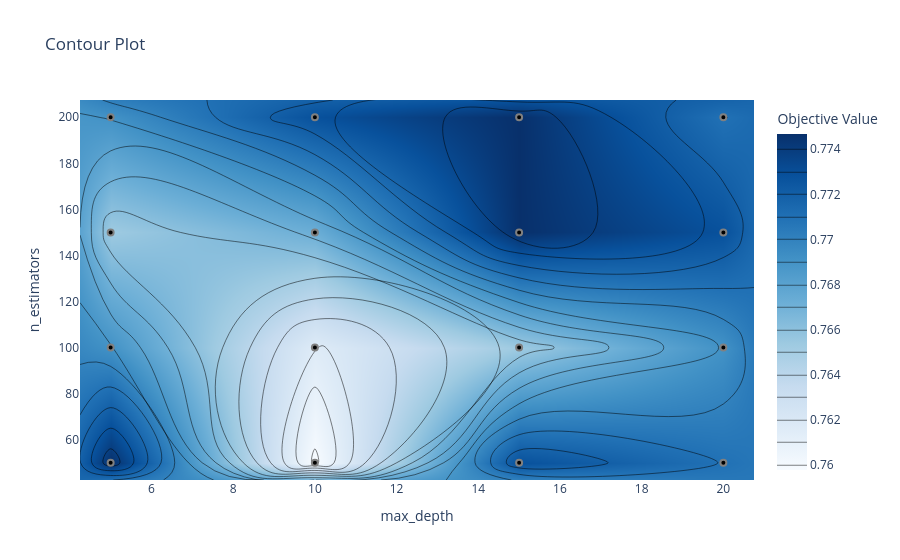

Notebook cell for this chart:
### Code cell
# 4. Contour Plot
plot_contour(study).show()

### Figure 1 — Plotly figure (JSON) as saved in the notebook; plotly's stock layout.template omitted (floating-point values rounded to 4 significant figures)
{"data": [{"colorbar": {"title": {"text": "Objective Value"}}, "colorscale": [[0, "rgb(247,251,255)"], [0.125, "rgb(222,235,247)"], [0.25, "rgb(198,219,239)"], [0.375, "rgb(158,202,225)"], [0.5, "rgb(107,174,214)"], [0.625, "rgb(66,146,198)"], [0.75, "rgb(33,113,181)"], [0.875, "rgb(8,81,156)"], [1, "rgb(8,48,107)"]], "connectgaps": true, "contours": {"coloring": "heatmap"}, "hoverinfo": "none", "line": {"smoothing": 1.3}, "reversescale": false, "type": "contour", "x": [4.25, 5, 10, 15, 20, 20.75], "y": [42.5, 50, 100, 150, 200, 207.5], "z": [[NaN, NaN, NaN, NaN, NaN, NaN], [NaN, 0.7747, 0.7598, 0.7728, 0.7709, NaN], [NaN, 0.7691, 0.7616, 0.7654, 0.7691, NaN], [NaN, 0.7654, 0.7672, 0.7747, 0.7728, NaN], [NaN, 0.7691, 0.7728, 0.7747, 0.7709, NaN], [NaN, NaN, NaN, NaN, NaN, NaN]]}, {"marker": {"color": "black", "line": {"color": "Gray", "width": 2}}, "mode": "markers", "name": "Feasible Trial", "showlegend": false, "type": "scatter", "x": [5, 10, 15, 15, 20, 10, 5, 20, 15, 10, 20, 15, 5, 5, 10, 20], "y": [100, 150, 50, 100, 100, 50, 150, 150, 150, 200, 200, 200, 200, 50, 100, 50]}, {"marker": {"color": "#cccccc", "line": {"color": "Gray", "width": 2}}, "mode": "markers", "name": "Infeasible Trial", "showlegend": false, "type": "scatter", "x": [], "y": []}], "layout": {"title": {"text": "Contour Plot"}, "xaxis": {"range": [4.25, 20.75], "title": {"text": "max_depth"}}, "yaxis": {"range": [42.5, 207.5], "title": {"text": "n_estimators"}}}}
